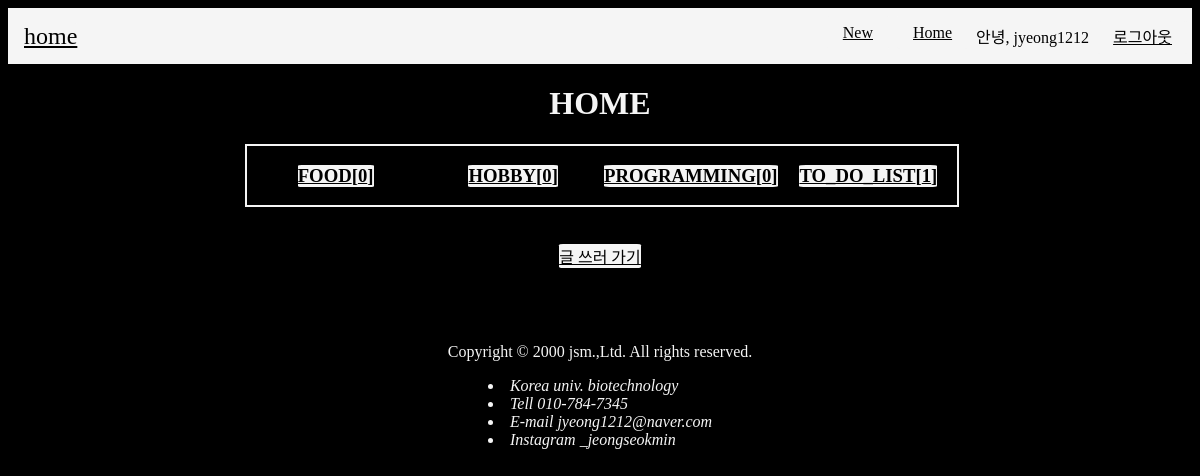
The app's page / (signed in) with its own data.
### JSM_app/models.py (models this page shows, shortened)
class Category(models.Model):
    name = models.CharField(max_length=50)
    slug = models.SlugField(max_length=200, null=True)

### JSM_app/views.py (the view)
# urls.py: 2. Add a URL to urlpatterns:  path('', views.home, name='home')
def home(request):
    result = {
        'categories': []
    }
    categories = Category.objects.all()
    for category in categories:
        articles = Article.objects.filter(category = category)
        result['categories'].append([category, articles.count()])
    return render(request, 'home.html', result)

### JSM_app/templates/home.html
{% extends 'base.html' %}
{% block css %}
{% load static %}
<link rel="stylesheet" type="text/css" href="{% static 'home.css' %}">
{% endblock %}
{% block title %}
<h1>HOME</h1>
{% endblock %}
{% block content %}
<div class="ul">
    <div class="category_pile">
        {% for category in categories %}
            {% if category.0.name == 'TO_DO_LIST' %}
            <h3 class="category_each"><a href="{% url 'todo' %}">{{ category.0.name }}[{{ category.1 }}]</a></h3>
            {% else %}
            <h3 class="category_each"><a href="{% url 'list' category.0.id %}">{{ category.0.name }}[{{ category.1 }}]</a></h3>
            {% endif %}
        {% endfor %}
    </div>
</div>
<a href="{% url 'new' %}">글 쓰러 가기</a>
{% endblock %}

### JSM_app/templates/base.html (shortened to what this page needs)
<!DOCTYPE html>
<html lang="en">
<head>
    {% load static %}
    <link rel="stylesheet" type="text/css" href="{% static 'base.css' %}" />
    {% block css %}
    {% endblock css %}
</head>
<body>
    <nav id="navbar">
        <div class="navbar__logo">
          <a href="{% url 'home' %}">home</a>
        </div>
        <ul class="navbar__menu">
            <li class="navbar__menu__item">
                <a href="{% url 'new' %}">New</a>
            </li>
            <li class="navbar__menu__item">
                <a href="{% url 'home' %}">Home</a>
            </li>
            {% if user.is_authenticated %}
            <span class="navbar__menu__item">안녕, {{user.username}}</span>
            <li class="navbar__menu__item">
                <a href="{% url 'logout'%}">로그아웃</a>
            </li>
            {% endif %}
        </ul>
    </nav>
    <div>
        {% block title %}
        {% endblock title %}
    </div>
    <div class="content">
        {% block content %}
        {% endblock content %}
    </div>
    <footer>
        <p>Copyright © 2000 jsm.,Ltd. All rights reserved.</p>
        <address>
            <li>Korea univ. biotechnology</li>
            <li>Tell 010-784-7345</li>
            <li>E-mail jyeong1212@naver.com</li>
            <li>Instagram _jeongseokmin</li>
        </address>
    </footer>
</body>
</html>

### JSM_app/static/base.css (style rules this page uses)
body { background-color: black; color: whitesmoke; display: flex; flex-direction: column; align-items: center; }
.content { width: 100%; display: flex; flex-direction: column; justify-content: space-around; align-items: center; }
footer { width: 100%; margin-top: 5%; display: flex; justify-content: center; flex-direction: column; align-items: center; color: whitesmoke; }
address { display: flex; justify-content: center; flex-direction: column; }
#navbar { width: 100%; display: flex; justify-content: space-between; align-items: center; transition: all 300ms ease-in-out; z-index: 1; color: black; background-color:whitesmoke; }
.navbar__logo { padding: 8px 16px; font-size: 24px; }
.navbar__menu { display: flex; padding-left: 0; }
.navbar__menu .navbar__menu__item { margin: 0 4px; cursor: pointer; color: black; }
.navbar__menu .navbar__menu__item a { padding: 8px 16px; }

### JSM_app/static/home.css (style rules this page uses)
a { background-color: whitesmoke; color: black; border-radius: 5%; }
.ul { width: 60%; height: 100px; }
.category_pile { width: 100%; border: 2px solid whitesmoke; display: flex; flex-direction: row; justify-content: space-around; align-items: center; }
.category_each { width: 15%; display: flex; flex-direction: column; align-items: center; }

### JSM_app/templates/base.html (style rules this page uses)
ul { list-style: none; padding-left: 0px; }

### records on screen
Category: name "FOOD", category "0"
Category: name "HOBBY", category "0"
Category: name "PROGRAMMING", category "0"
Category: name "TO_DO_LIST", category "1"

### other values on screen
{{ user.username }} "jyeong1212"
